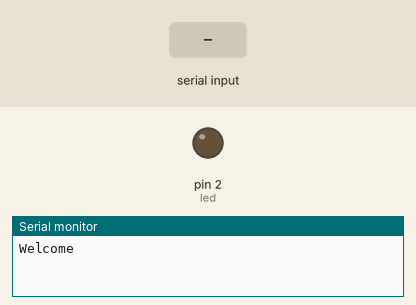
This sketch was run on a simulated Arduino Uno, built with avr-gcc and run on an emulated ATmega328P. On the bench: output pins drawn as LEDs (lit = HIGH), the last lines printed to the serial monitor. Inputs (shaded band) come from the test bench.

Above: at 1.2 s.
1.3 s: byte 30 received over Serial
At 1.8 s:
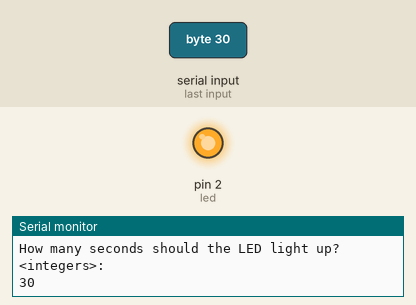
Timing chart, 0 to 32.8 s (numbered marks = the images above; inputs shaded):
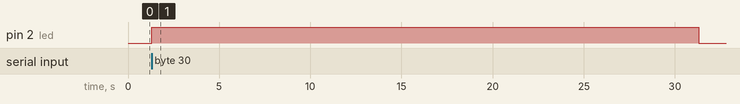

Measured:
- after the input at 1.3 s, pin 2 (led): LOW → HIGH at once, → LOW 30.0 s later

The sketch:

LEDs_with_serial.ino
```cpp
/* This script controls the LED lighting duration based on the serial input (serial command line interface). */


int led = 2;


void setup() {
  Serial.begin(9600);
  Serial.println("Welcome");
  pinMode(led, OUTPUT);
}


void loop() {
  if (Serial.available()) {  // if serial input is ready
    Serial.println("How many seconds should the LED light up? <integers>: ");
    int i = Serial.read();  // read an integer
    Serial.println(i);

    digitalWrite(led, HIGH);
    delay(i * 1000);
    digitalWrite(led, LOW);
  }
}
```
